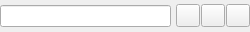
<?xml version="1.0" encoding="UTF-8"?>
<ui version="4.0">
 <class>ManyToOneWidget</class>
 <widget class="QWidget" name="ManyToOneWidget">
  <property name="geometry">
   <rect>
    <x>0</x>
    <y>0</y>
    <width>250</width>
    <height>32</height>
   </rect>
  </property>
  <property name="sizePolicy">
   <sizepolicy hsizetype="Expanding" vsizetype="Fixed">
    <horstretch>0</horstretch>
    <verstretch>0</verstretch>
   </sizepolicy>
  </property>
  <property name="windowTitle">
   <string>Form</string>
  </property>
  <layout class="QHBoxLayout">
   <property name="spacing">
    <number>5</number>
   </property>
   <property name="margin">
    <number>0</number>
   </property>
   <item>
    <widget class="QLineEdit" name="uiText"/>
   </item>
   <item>
    <layout class="QHBoxLayout">
     <property name="spacing">
      <number>1</number>
     </property>
     <property name="margin">
      <number>0</number>
     </property>
     <item>
      <widget class="QToolButton" name="pushOpen">
       <property name="sizePolicy">
        <sizepolicy hsizetype="Fixed" vsizetype="Fixed">
         <horstretch>0</horstretch>
         <verstretch>0</verstretch>
        </sizepolicy>
       </property>
       <property name="focusPolicy">
        <enum>Qt::NoFocus</enum>
       </property>
       <property name="toolTip">
        <string>Search</string>
       </property>
       <property name="text">
        <string/>
       </property>
       <property name="icon">
        <iconset resource="common.qrc">
         <normaloff>:/images/find.png</normaloff>:/images/find.png</iconset>
       </property>
      </widget>
     </item>
     <item>
      <widget class="QToolButton" name="pushNew">
       <property name="sizePolicy">
        <sizepolicy hsizetype="Fixed" vsizetype="Fixed">
         <horstretch>0</horstretch>
         <verstretch>0</verstretch>
        </sizepolicy>
       </property>
       <property name="focusPolicy">
        <enum>Qt::NoFocus</enum>
       </property>
       <property name="toolTip">
        <string>New</string>
       </property>
       <property name="text">
        <string/>
       </property>
       <property name="icon">
        <iconset resource="common.qrc">
         <normaloff>:/images/new.png</normaloff>:/images/new.png</iconset>
       </property>
      </widget>
     </item>
     <item>
      <widget class="QToolButton" name="pushClear">
       <property name="sizePolicy">
        <sizepolicy hsizetype="Fixed" vsizetype="Fixed">
         <horstretch>0</horstretch>
         <verstretch>0</verstretch>
        </sizepolicy>
       </property>
       <property name="focusPolicy">
        <enum>Qt::NoFocus</enum>
       </property>
       <property name="toolTip">
        <string>Remove</string>
       </property>
       <property name="text">
        <string/>
       </property>
       <property name="icon">
        <iconset resource="common.qrc">
         <normaloff>:/images/trash.png</normaloff>:/images/trash.png</iconset>
       </property>
      </widget>
     </item>
    </layout>
   </item>
  </layout>
 </widget>
 <tabstops>
  <tabstop>uiText</tabstop>
  <tabstop>pushClear</tabstop>
 </tabstops>
 <resources>
  <include location="common.qrc"/>
 </resources>
 <connections/>
</ui>
